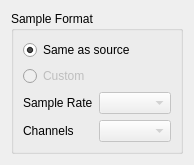
<?xml version="1.0" encoding="UTF-8"?>
<ui version="4.0">
 <class>WavPanel</class>
 <widget class="QWidget" name="WavPanel">
  <property name="geometry">
   <rect>
    <x>0</x>
    <y>0</y>
    <width>175</width>
    <height>145</height>
   </rect>
  </property>
  <property name="windowTitle">
   <string>Form</string>
  </property>
  <layout class="QGridLayout" name="gridLayout">
   <item row="0" column="0">
    <widget class="QGroupBox" name="groupBox">
     <property name="title">
      <string>Sample Format</string>
     </property>
     <layout class="QVBoxLayout" name="verticalLayout">
      <item>
       <widget class="QRadioButton" name="sameAsSource">
        <property name="text">
         <string>Same as source</string>
        </property>
        <property name="checked">
         <bool>true</bool>
        </property>
       </widget>
      </item>
      <item>
       <widget class="QRadioButton" name="custom">
        <property name="enabled">
         <bool>false</bool>
        </property>
        <property name="text">
         <string>Custom</string>
        </property>
       </widget>
      </item>
      <item>
       <layout class="QGridLayout" name="gridLayout_2">
        <item row="0" column="0">
         <widget class="QLabel" name="label">
          <property name="text">
           <string>Sample Rate</string>
          </property>
         </widget>
        </item>
        <item row="0" column="1">
         <widget class="QComboBox" name="sampleRate">
          <property name="enabled">
           <bool>false</bool>
          </property>
         </widget>
        </item>
        <item row="1" column="0">
         <widget class="QLabel" name="label_2">
          <property name="text">
           <string>Channels</string>
          </property>
         </widget>
        </item>
        <item row="1" column="1">
         <widget class="QComboBox" name="channels">
          <property name="enabled">
           <bool>false</bool>
          </property>
         </widget>
        </item>
       </layout>
      </item>
     </layout>
    </widget>
   </item>
  </layout>
 </widget>
 <resources/>
 <connections>
  <connection>
   <sender>custom</sender>
   <signal>toggled(bool)</signal>
   <receiver>sampleRate</receiver>
   <slot>setEnabled(bool)</slot>
   <hints>
    <hint type="sourcelabel">
     <x>126</x>
     <y>63</y>
    </hint>
    <hint type="destinationlabel">
     <x>125</x>
     <y>84</y>
    </hint>
   </hints>
  </connection>
  <connection>
   <sender>custom</sender>
   <signal>toggled(bool)</signal>
   <receiver>channels</receiver>
   <slot>setEnabled(bool)</slot>
   <hints>
    <hint type="sourcelabel">
     <x>101</x>
     <y>65</y>
    </hint>
    <hint type="destinationlabel">
     <x>101</x>
     <y>110</y>
    </hint>
   </hints>
  </connection>
 </connections>
</ui>
